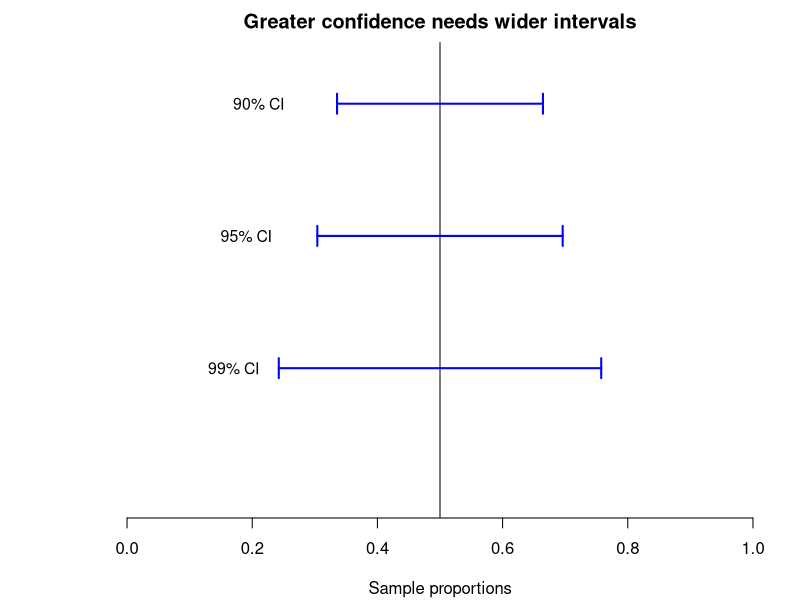

R code for this plot:
## ---- chunk 1
phat <- 0.5
n <- 25

sep <- sqrt( phat*(1 - phat) / n )
levels <- c(0.90, 0.95, 0.99, 0.997)
zs <- qnorm( 1 - (1 - levels) / 2)
mes <- sep * zs

par( mar = c(4.0, 5, 2, 1) + 0.1)
plot( x = c(0, 1),
      y = c(0, 1), 
      axes = FALSE, 
      xlab = "Sample proportions",
      ylab = "", 
      main = "Greater confidence needs wider intervals", 
      type = "n")
axis(side = 1)
abline(v = phat)


### Label the confidence level on the left
arrows(phat - mes[1], 0.9,    
       phat + mes[1], 0.9,    
       code = 3, 
       angle = 90, 
       length = 0.1,
       col = ifelse( knitr::is_latex_output(), "black", "blue"), 
       lwd = 2, 
       ylim = c(0, 0.35))
text(0.21, 0.9,
     "90% CI", 
     cex = 0.95)

arrows(phat - mes[2], 0.6, 
       phat + mes[2], 0.6, 
       code = 3,
       angle = 90,		
       length = 0.1,
       col = ifelse( knitr::is_latex_output(), "black", "blue"), 
       lwd = 2,
       ylim = c(0, 0.35))
text(0.19, 0.6, 
     "95% CI", 
     cex = 0.95)

arrows(phat - mes[3], 0.3, 
       phat + mes[3], 0.3, 
       code = 3, 
       angle = 90, 
       length = 0.1,
       col = ifelse( knitr::is_latex_output(), "black", "blue"), 
       lwd = 2, 
       ylim = c(0, 0.35))
text(0.17, 0.3,
     "99% CI", 
     cex = 0.95)
